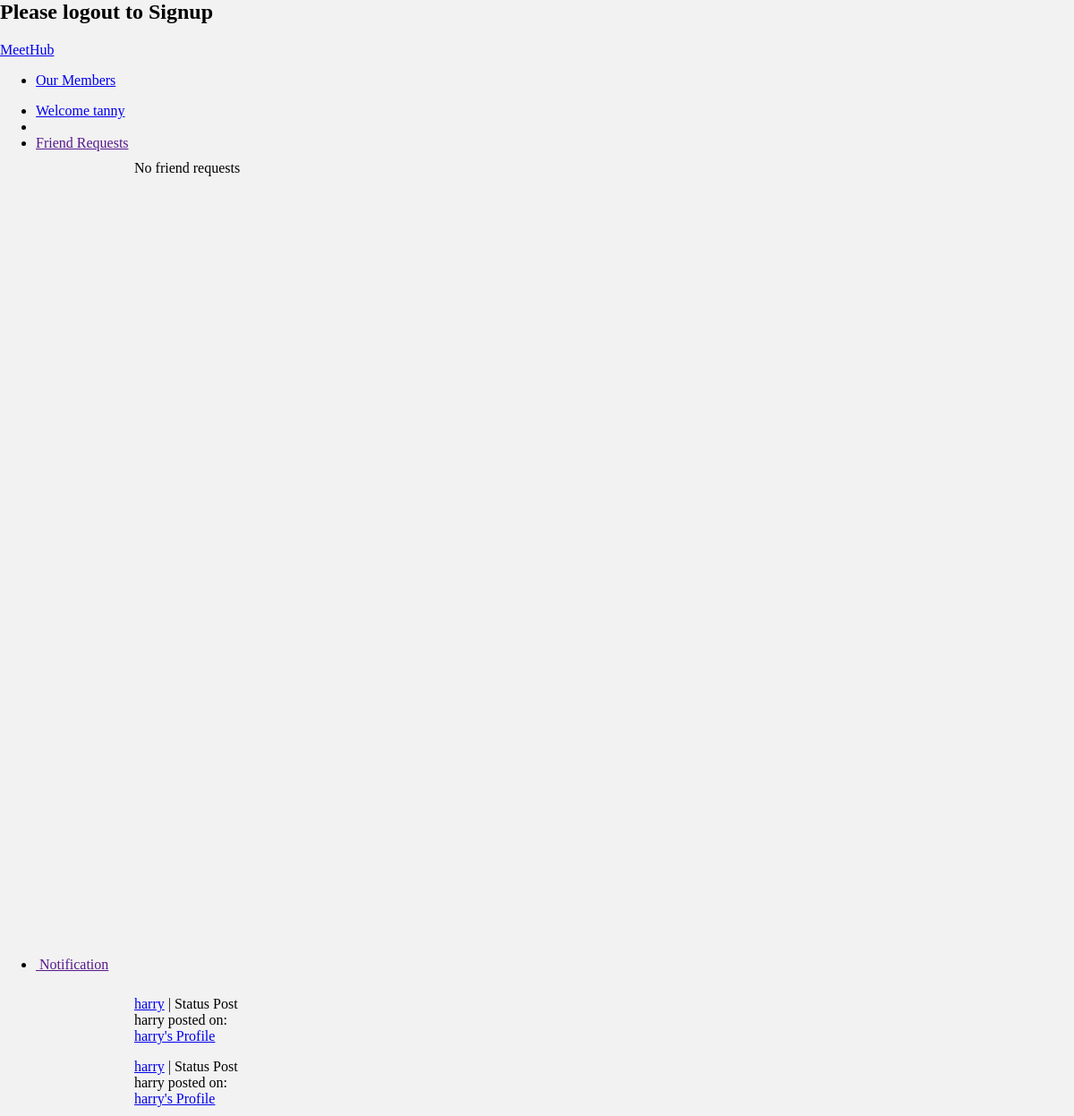
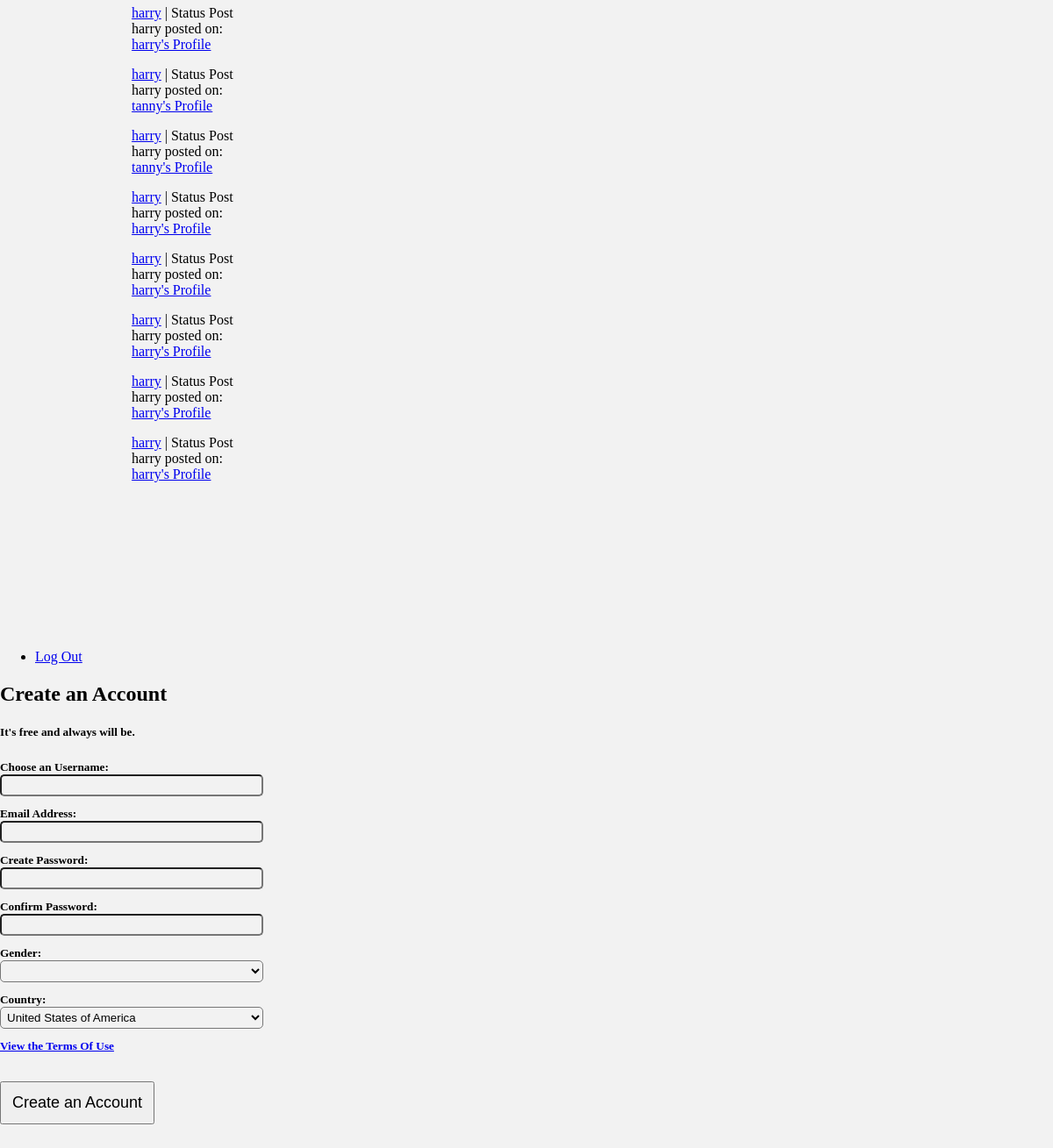
Page /signup.php (signed in) on the committed database (2 pictures, top to bottom).
### tables this page shows
CREATE TABLE IF NOT EXISTS `notifications` (
  `id` int(11) NOT NULL AUTO_INCREMENT,
  `username` varchar(16) NOT NULL,
  `initiator` varchar(16) NOT NULL,
  `app` varchar(255) NOT NULL,
  `note` varchar(255) NOT NULL,
  `did_read` enum('0','1') NOT NULL DEFAULT '0',
  `date_time` datetime NOT NULL,
  PRIMARY KEY (`id`)
);

### php_includes/check_login_status.php (called while the page is built, shortened)
<?php
include_once("db_conx.php");
function evalLoggedUser($conx,$id,$u,$p){
	$sql = "SELECT ip FROM users WHERE id='$id' AND username='$u' AND password='$p' AND activated='1' LIMIT 1";
    $query = mysqli_query($conx, $sql);
    $numrows = mysqli_num_rows($query);
	if($numrows > 0){
		return true;
	}
}
if(isset($_SESSION["userid"]) && isset($_SESSION["username"]) && isset($_SESSION["password"])) {
	$log_username = preg_replace('#[^a-z0-9]#i', '', $_SESSION['username']);
} else if(isset($_COOKIE["id"]) && isset($_COOKIE["user"]) && isset($_COOKIE["pass"])){
	$_SESSION['userid'] = preg_replace('#[^0-9]#', '', $_COOKIE['id']);
    $_SESSION['username'] = preg_replace('#[^a-z0-9]#i', '', $_COOKIE['user']);
    $_SESSION['password'] = preg_replace('#[^a-z0-9]#i', '', $_COOKIE['pass']);
	$log_id = $_SESSION['userid'];
	$log_username = $_SESSION['username'];
	$log_password = $_SESSION['password'];
	$user_ok = evalLoggedUser($connection,$log_id,$log_username,$log_password);
	if($user_ok == true){
		$sql = "UPDATE users SET lastlogin=now() WHERE id='$log_id' LIMIT 1";
        $query = mysqli_query($connection, $sql);
	}
}
?>

### notifications.php (the view, shortened to what this page needs)
<?php
include_once("php_includes/check_login_status.php");
$notification_list = "";
$sql = "SELECT * FROM notifications WHERE username LIKE BINARY '$log_username' ORDER BY date_time DESC";
$query = mysqli_query($connection, $sql);
$numrows = mysqli_num_rows($query);
if($numrows < 1){
	$notification_list = "You do not have any notifications";
} else {
	while ($row = mysqli_fetch_array($query, MYSQLI_ASSOC)) {
		$initiator = $row["initiator"];
		$app = $row["app"];
		$note = $row["note"];
		$notification_list .= "<p><a href='user.php?u=$initiator'>$initiator</a> | $app<br />$note</p>";
	}
}
?>
<!DOCTYPE html>
<html>
<head>
<link rel="stylesheet" href="style/style.css">
</head>
<body>
<div id="pageMiddle">
  <div id="notesBox"><?php echo $notification_list; ?></div>
</div>
</body>
</html>

### style/style.css (style rules this page uses)
body { margin:0px; background-color: #f2f2f2; }
#pagemiddle { background-color:#f2f2f2; height:900px; width:1000px; margin:0px auto; }

### notifications.php (style rules this page uses)
div#notesBox { float:left; width:430px; margin-right:60px; padding:10px; }

### rows in the picture
notifications: initiator "harry", app "Status Post", note "harry posted on: harry's Profile"
notifications: initiator "harry", app "Status Post", note "harry posted on: harry's Profile"
notifications: initiator "harry", app "Status Post", note "harry posted on: harry's Profile"
notifications: initiator "harry", app "Status Post", note "harry posted on: tanny's Profile"
notifications: initiator "harry", app "Status Post", note "harry posted on: tanny's Profile"
notifications: initiator "harry", app "Status Post", note "harry posted on: harry's Profile"
notifications: initiator "harry", app "Status Post", note "harry posted on: harry's Profile"
notifications: initiator "harry", app "Status Post", note "harry posted on: harry's Profile"
notifications: initiator "harry", app "Status Post", note "harry posted on: harry's Profile"
notifications: initiator "harry", app "Status Post", note "harry posted on: harry's Profile"

### other values in the picture
$log_username "tanny"
$friend_requests "No friend requests"
